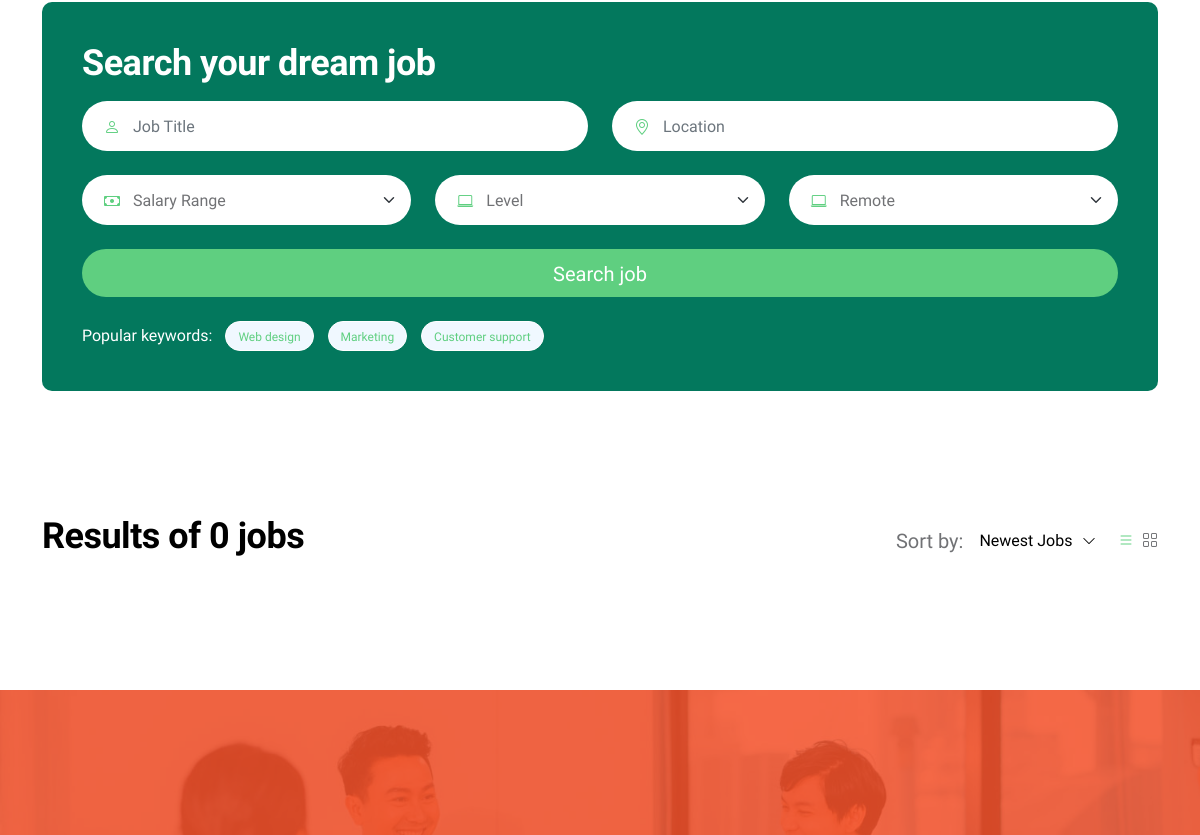
Before: /view/front_office/job-listings.php (middle part) with the older database file.
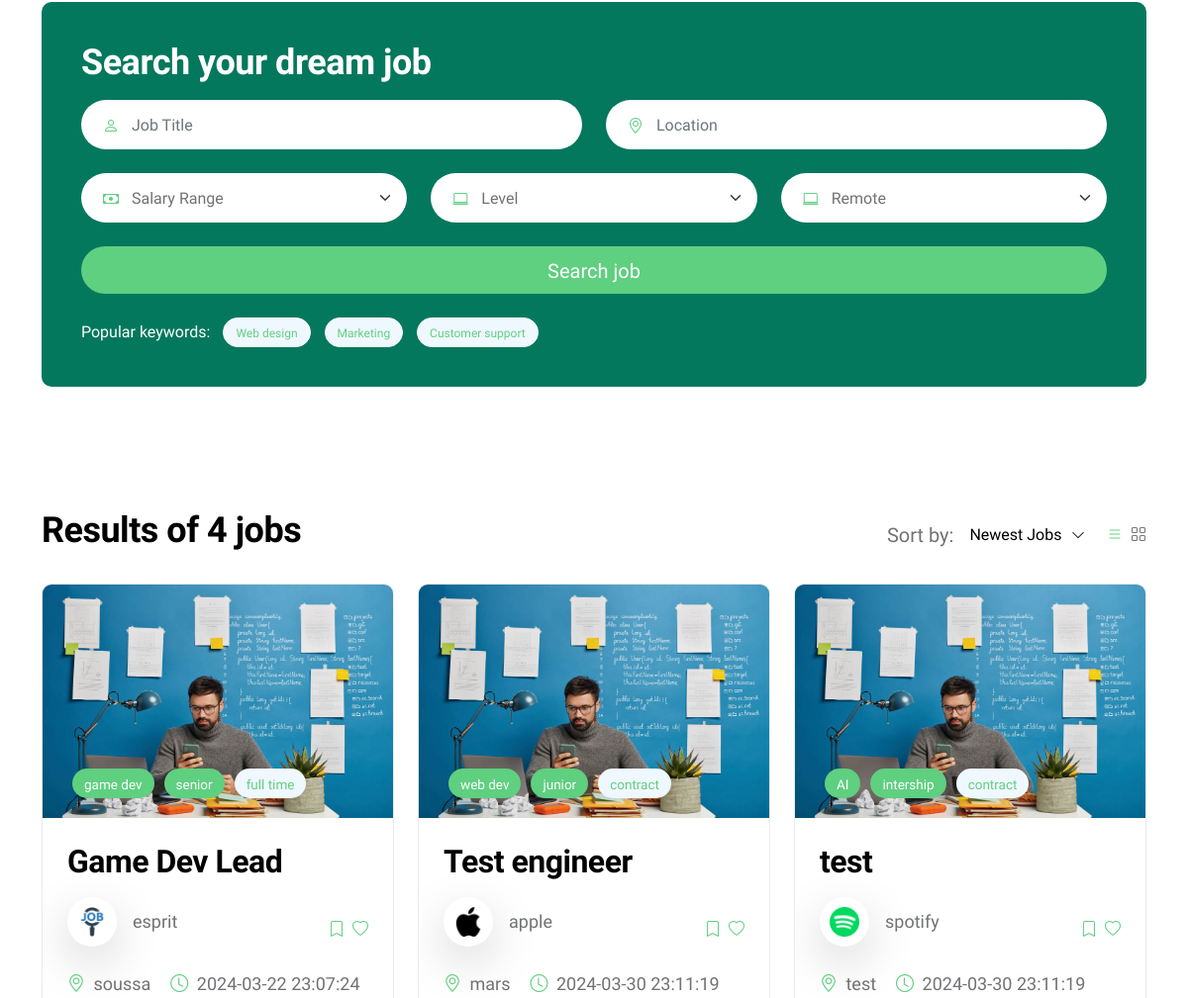
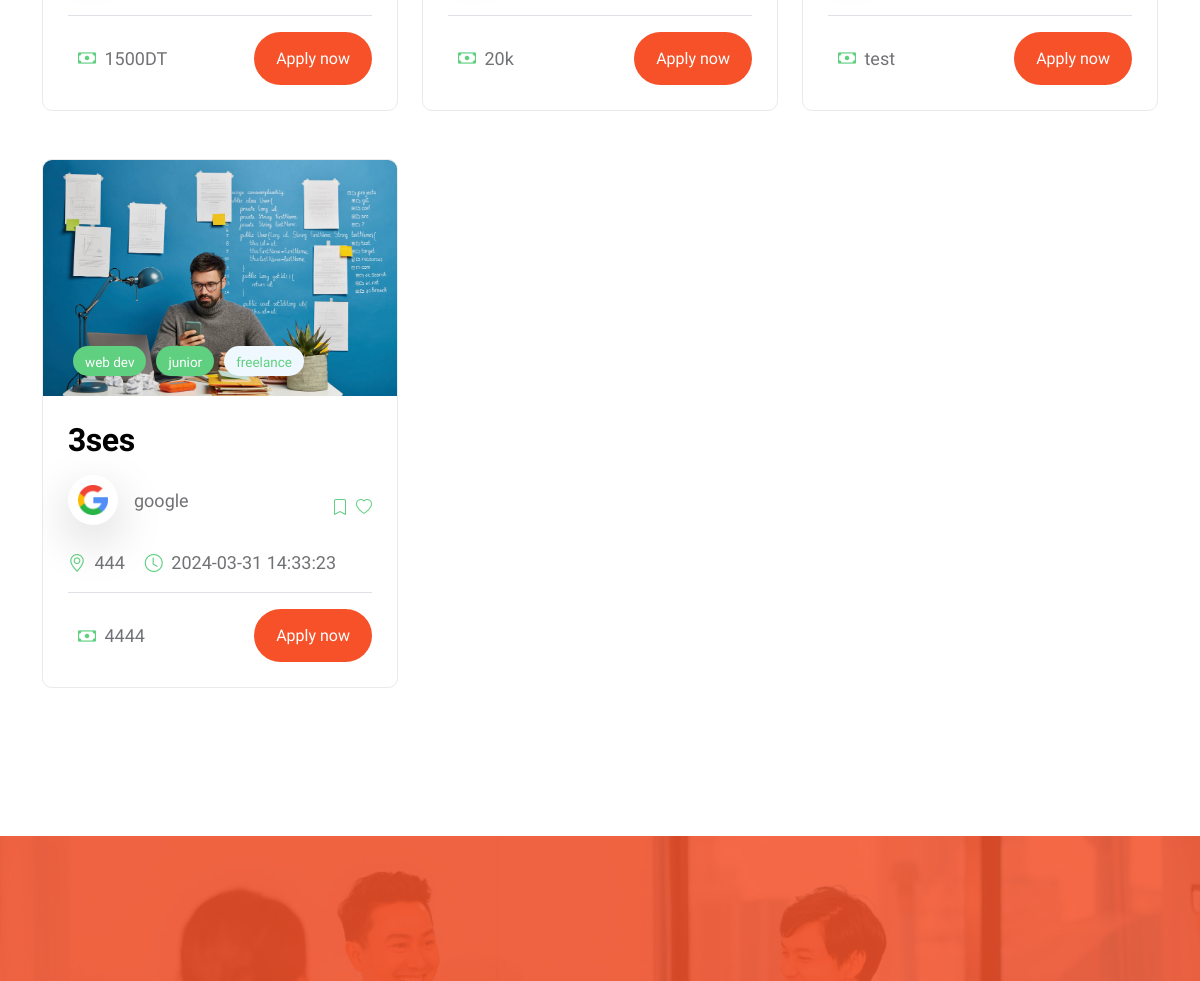
After: the same page with the newer database file (2 pictures, top to bottom).
### tables this page shows
CREATE TABLE IF NOT EXISTS `jobpostings` (
  `JobID` int NOT NULL AUTO_INCREMENT,
  `Title` varchar(30) DEFAULT NULL,
  `Company` varchar(25) NOT NULL,
  `Location` varchar(30) DEFAULT NULL,
  `PostingDate` datetime DEFAULT CURRENT_TIMESTAMP,
  `Salary` varchar(20) DEFAULT NULL,
  `FieldID` int DEFAULT NULL,
  `LevelID` int DEFAULT NULL,
  `EmploymentTypeID` int DEFAULT NULL,
  PRIMARY KEY (`JobID`),
  KEY `FieldID` (`FieldID`),
  KEY `EmploymentTypeID` (`EmploymentTypeID`),
  KEY `LevelID` (`LevelID`)
);

CREATE TABLE IF NOT EXISTS `fields` (
  `FieldID` int NOT NULL,
  `FieldName` varchar(20) DEFAULT NULL,
  PRIMARY KEY (`FieldID`)
);

CREATE TABLE IF NOT EXISTS `levels` (
  `LevelID` int NOT NULL,
  `LevelName` varchar(10) DEFAULT NULL,
  PRIMARY KEY (`LevelID`)
);

CREATE TABLE IF NOT EXISTS `employmenttypes` (
  `EmploymentTypeID` int NOT NULL,
  `EmploymentTypeName` varchar(25) DEFAULT NULL,
  PRIMARY KEY (`EmploymentTypeID`)
);

### controller/jobPostC.php (called while the page is built, shortened)
<?php
class JobPostC
{
  public function listJobPosts()
  {
    $sql = "SELECT jobpostings.*, fields.FieldName, levels.LevelName, employmenttypes.EmploymentTypeName
        FROM jobpostings
        LEFT JOIN fields ON jobpostings.FieldID = fields.FieldID
        LEFT JOIN levels ON jobpostings.LevelID = levels.LevelID
        LEFT JOIN employmenttypes ON jobpostings.EmploymentTypeID = employmenttypes.EmploymentTypeID";
    $db = config::getConnexion();
    try {
      $list = $db->query($sql);
      return $list;
    } catch (Exception $e) {
      die('Erreur: ' . $e->getMessage());
    }
  }
  public function countJobPosts()
  {
    $sql = "SELECT COUNT(*) as total FROM jobpostings";
    $db = config::getConnexion();
    try {
      $count = $db->query($sql)->fetch();
      return $count['total'];
    } catch (Exception $e) {
      die('Erreur: ' . $e->getMessage());
    }
  }
}

### view/front_office/job-listings.php (the view, shortened to what this page needs)
<?php
include_once '../../controller/jobPostC.php';
$jobPostC = new JobPostC();
$totalJobs = $jobPostC->countJobPosts();
?>
<!doctype html>
<html lang="en">
<head>
    <link href="css/bootstrap.min.css" rel="stylesheet">
    <link href="css/bootstrap-icons.css" rel="stylesheet">
    <link href="css/owl.carousel.min.css" rel="stylesheet">
    <link href="css/owl.theme.default.min.css" rel="stylesheet">
    <link href="css/tooplate-gotto-job.css" rel="stylesheet">
</head>
<body class="job-listings-page" id="top">
    <main>
        <section class="section-padding pb-0 d-flex justify-content-center align-items-center">
            <div class="container">
                <div class="row">
                    <div class="col-lg-12 col-12">
                        <form class="custom-form hero-form" action="#" method="get" role="form">
                            <h3 class="text-white mb-3">Search your dream job</h3>
                            <div class="row">
                                <div class="col-lg-6 col-md-6 col-12">
                                    <div class="input-group">
                                        <span class="input-group-text" id="basic-addon1"><i class="bi-person custom-icon"></i></span>
                                        <input type="text" name="job-title" id="job-title" class="form-control" placeholder="Job Title" required>
                                    </div>
                                </div>
                                <div class="col-lg-6 col-md-6 col-12">
                                    <div class="input-group">
                                        <span class="input-group-text" id="basic-addon1"><i class="bi-geo-alt custom-icon"></i></span>
                                        <input type="text" name="job-location" id="job-location" class="form-control" placeholder="Location" required>
                                    </div>
                                </div>
                                <div class="col-lg-4 col-md-4 col-12">
                                    <div class="input-group">
                                        <span class="input-group-text" id="basic-addon1"><i class="bi-cash custom-icon"></i></span>
                                        <select class="form-select form-control" name="job-salary" id="job-salary" aria-label="Default select example">
                                            <option selected>Salary Range</option>
                                        </select>
                                    </div>
                                </div>
                                <div class="col-lg-4 col-md-4 col-12">
                                    <div class="input-group">
                                        <span class="input-group-text" id="basic-addon1"><i class="bi-laptop custom-icon"></i></span>
                                        <select class="form-select form-control" name="job-level" id="job-level" aria-label="Default select example">
                                            <option selected>Level</option>
                                        </select>
                                    </div>
                                </div>
                                <div class="col-lg-4 col-md-4 col-12">
                                    <div class="input-group">
                                        <span class="input-group-text" id="basic-addon1"><i class="bi-laptop custom-icon"></i></span>
                                        <select class="form-select form-control" name="job-remote" id="job-remote" aria-label="Default select example">
                                            <option selected>Remote</option>
                                        </select>
                                    </div>
                                </div>
                                <div class="col-lg-12 col-12">
                                    <button type="submit" class="form-control">
                                        Search job
                                    </button>
                                </div>
                                <div class="col-12">
                                    <div class="d-flex flex-wrap align-items-center mt-4 mt-lg-0">
                                        <span class="text-white mb-lg-0 mb-md-0 me-2">Popular keywords:</span>
                                        <div>
                                            <a href="job-listings.html" class="badge">Web design</a>
                                            <a href="job-listings.html" class="badge">Marketing</a>
                                            <a href="job-listings.html" class="badge">Customer support</a>
                                        </div>
                                    </div>
                                </div>
                            </div>
                        </form>
                    </div>
                    <div class="col-lg-6 col-12">
                    </div>
                </div>
            </div>
        </section>
        <section class="job-section section-padding">
            <div class="container">
                <div class="row align-items-center">
                    <div class="col-lg-6 col-12 mb-lg-4">
                        <h3>Results of <?php echo $totalJobs; ?> jobs</h3>
                    </div>
                    <div class="col-lg-4 col-12 d-flex align-items-center ms-auto mb-5 mb-lg-4">
                        <p class="mb-0 ms-lg-auto">Sort by:</p>
                        <div class="dropdown dropdown-sorting ms-3 me-4">
                            <button class="btn btn-secondary dropdown-toggle" type="button" id="dropdownSortingButton" data-bs-toggle="dropdown" aria-expanded="false">
                                Newest Jobs
                            </button>
                        </div>
                        <div class="d-flex">
                            <a href="#" class="sorting-icon active bi-list me-2"></a>
                            <a href="#" class="sorting-icon bi-grid"></a>
                        </div>
                    </div>
                    <?php
                    $list = $jobPostC->listJobPosts();
                    foreach ($list as $jobPost) {
                        $companyName = strtolower(str_replace(' ', '_', $jobPost['Company']));
                        $imagePath = 'images/logos/';
                        $imageSrc = $imagePath . $companyName . '.png';
                        if (!file_exists($imageSrc)) {
                            $imageSrc = $imagePath . 'generic.png';
                        }
                    ?>
                        <div class="col-lg-4 col-md-6 col-12">
                            <div class="job-thumb job-thumb-box">
                                <div class="job-image-box-wrap">
                                    <a href="job-details.html">
                                        <img src="images/jobs/it-professional-works-startup-project.jpg" class="job-image img-fluid" alt="">
                                    </a>
                                    <div class="job-image-box-wrap-info d-flex align-items-center">
                                        <p class="mb-0">
                                            <a href="job-listings.html" class="badge badge-level"><?php echo $jobPost['FieldName']; ?></a>
                                        </p>
                                        <p class="mb-0">
                                            <a href="job-listings.html" class="badge badge-level"><?php echo $jobPost['LevelName']; ?></a>
                                        </p>
                                        <p class="mb-0">
                                            <a href="job-listings.html" class="badge"><?php echo $jobPost['EmploymentTypeName']; ?></a>
                                        </p>
                                    </div>
                                </div>
                                <div class="job-body">
                                    <h4 class="job-title">
                                        <a href="job-details.html" class="job-title-link"><?php echo $jobPost['Title']; ?></a>
                                    </h4>
                                    <div class="d-flex align-items-center">
                                        <div class="job-image-wrap d-flex align-items-center bg-white shadow-lg mt-2 mb-4">
                                            <img src="<?php echo $imageSrc; ?>" class="job-image me-3 img-fluid" alt="">
                                            <p class="mb-0"><?php echo $jobPost['Company']; ?></p>
                                        </div>
                                        <a href="#" class="bi-bookmark ms-auto me-2">
                                        </a>
                                        <a href="#" class="bi-heart">
                                        </a>
                                    </div>
                                    <div class="d-flex align-items-center">
                                        <p class="job-location">
                                            <i class="custom-icon bi-geo-alt me-1"></i>
                                            <?php echo $jobPost['Location']; ?>
                                        </p>
                                        <p class="job-date">
                                            <i class="custom-icon bi-clock me-1"></i>
                                            <?php echo $jobPost['PostingDate']; ?>
                                        </p>
                                    </div>
                                    <div class="d-flex align-items-center border-top pt-3">
                                        <p class="job-price mb-0">
                                            <i class="custom-icon bi-cash me-1"></i>
                                            <?php echo $jobPost['Salary']; ?>
                                        </p>
                                        <a href="job-details.html" class="custom-btn btn ms-auto">Apply now</a>
                                    </div>
                                </div>
                            </div>
                        </div>
                    <?php
                    }
                    ?>
                </div>
            </div>
        </section>
        <section class="cta-section">
            <div class="section-overlay"></div>
        </section>
    </main>
</body>
</html>

Changed rows visible on the page:
added jobpostings: FieldID.FieldName "game dev", LevelID.LevelName "senior", EmploymentTypeID.EmploymentTypeName "full time", Title "Game Dev Lead", shows a picture, Company "esprit", Location "soussa", PostingDate "2024-03-22 23:07:24", Salary "1500DT"
added jobpostings: FieldID.FieldName "web dev", LevelID.LevelName "junior", EmploymentTypeID.EmploymentTypeName "contract", Title "Test engineer", Company (picture), Company "apple", Location "mars", PostingDate "2024-03-30 23:11:19", Salary "20k"
added jobpostings: FieldID.FieldName "AI", LevelID.LevelName "intership", EmploymentTypeID.EmploymentTypeName "contract", Title "test", Company (picture), Company "spotify", Location "test", PostingDate "2024-03-30 23:11:19", Salary "test"
added jobpostings: FieldID.FieldName "web dev", LevelID.LevelName "junior", EmploymentTypeID.EmploymentTypeName "freelance", Title "3ses", Company (picture), Company "google", Location "444", PostingDate "2024-03-31 14:33:23", Salary "4444"
Other visible differences:
$totalJobs: "0" → "4"
